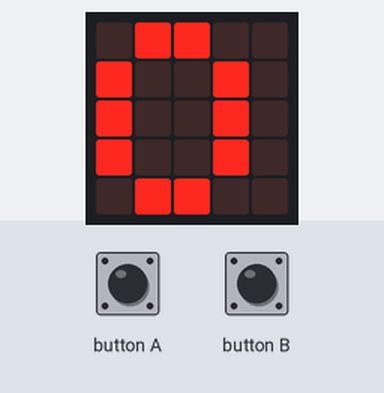
This program was run on a simulated BBC micro:bit (MakeCode). Shown: the board's 5×5 LED display. The inputs (shaded band) are chosen by the test bench. Random numbers come from a fixed seed.

Above: at 1.9 s.
2.0 s: button A pressed for 0.15 s
At 3.1 s:
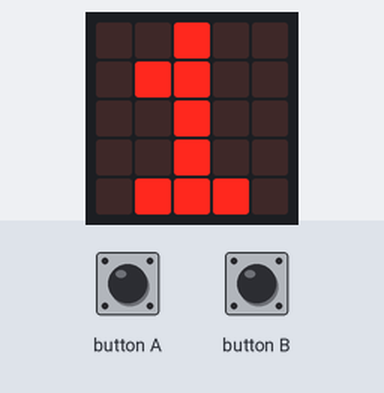
3.6 s: button B pressed for 0.15 s
At 4.4 s:
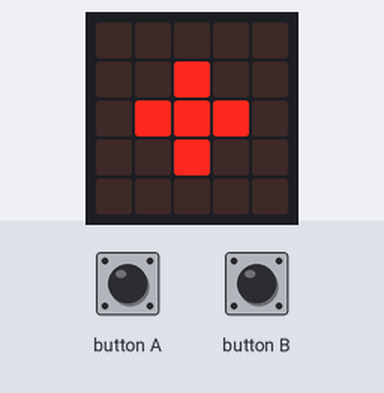
6.2 s: button A pressed for 0.15 s
At 7.5 s:
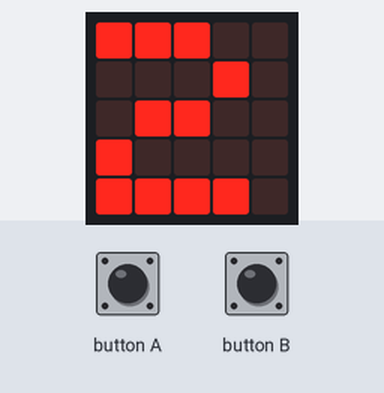
Timing chart, 0 to 9.2 s (numbered marks = the images above; inputs shaded):
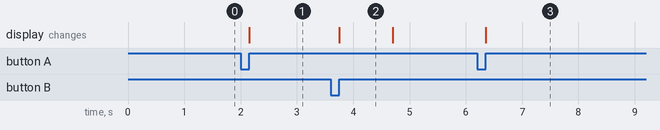

The program:

main.ts
```typescript
input.onButtonPressed(Button.A, function () {
    if (croissant == true) {
        joueur += 1
    } else {
        joueur += -1
    }
    basic.showNumber(joueur)
})
input.onButtonPressed(Button.B, function () {
    coup += 1
    if (jeux > joueur) {
        basic.showString("+")
        croissant = true
        basic.pause(200)
        basic.showNumber(joueur)
    }
    if (jeux < joueur) {
        basic.showString("-")
        croissant = false
        basic.pause(200)
        basic.showNumber(joueur)
    }
    if (joueur == jeux) {
        basic.showString("bravo ! Trouvé en " + coup)
    }
})
let croissant = false
let coup = 0
let joueur = 0
let jeux = 0
jeux = randint(1, 20)
joueur = 0
coup = 0
croissant = true
basic.showNumber(joueur)
```

test.ts
```typescript
// les tests vont ici ; cela ne sera pas compilé si ce paquet est utilisé en tant qu'extension.
```

Measured:
- after the input at 2.0 s, the display: changes after 0.15 s (image 1)
- after the input at 3.6 s, the display: changes after 0.15 s (image 2)
- after the input at 6.2 s, the display: changes after 0.15 s (image 3)
- what the display in image 2 shows lasts 0.9 s, from 3.8 s to 4.7 s
